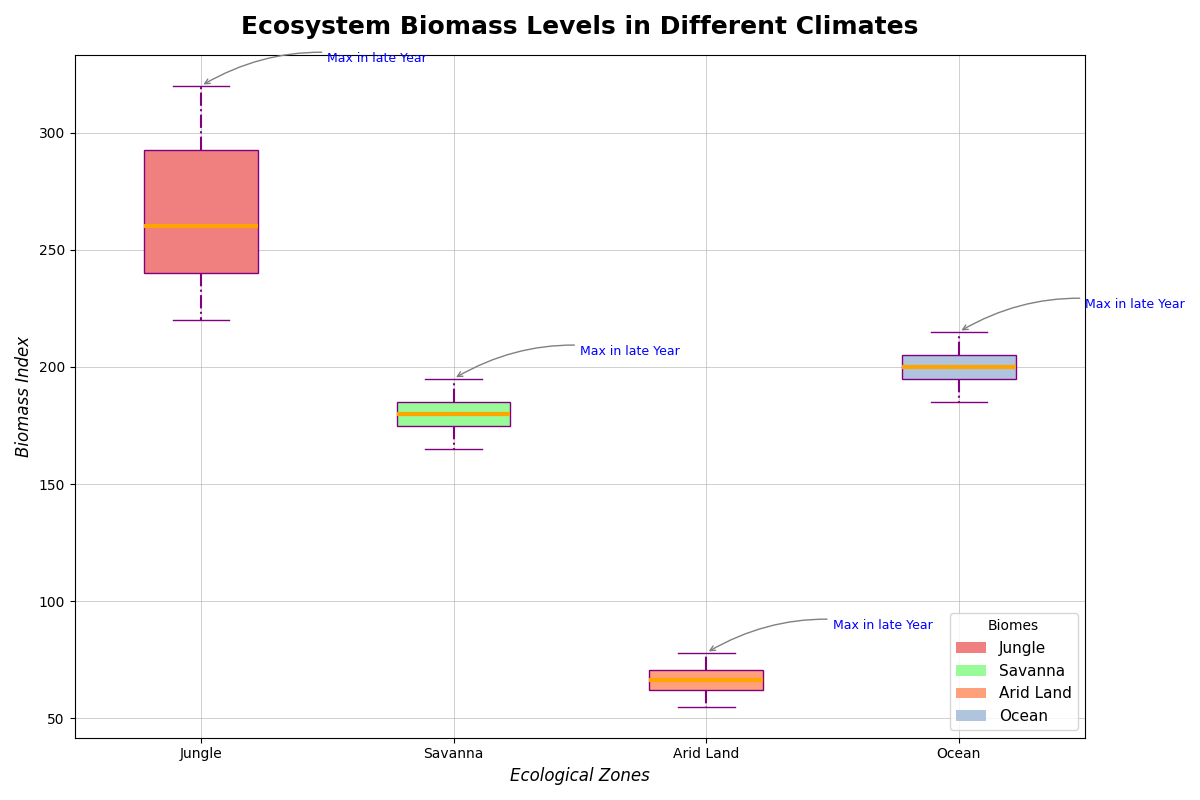

This chart was generated by the following Python code:
import matplotlib.pyplot as plt
import numpy as np
from matplotlib.patches import Patch

forest_biomass = [250, 270, 300, 320, 240, 260, 290, 310, 230, 250, 280, 300, 220, 230, 240, 260]
grassland_biomass = [180, 185, 190, 195, 175, 180, 185, 190, 170, 175, 180, 185, 165, 170, 175, 180]
desert_biomass = [70, 72, 75, 78, 65, 68, 70, 73, 60, 63, 65, 68, 55, 58, 60, 63]
marine_biomass = [200, 205, 210, 215, 195, 200, 205, 210, 190, 195, 200, 205, 185, 190, 195, 200]

biomass_data = [
    forest_biomass,
    grassland_biomass,
    desert_biomass,
    marine_biomass
]

# Randomly altered ecosystems
ecosystems = ["Jungle", "Savanna", "Arid Land", "Ocean"]

fig, ax = plt.subplots(1, 1, figsize=(12, 8))

boxplots = ax.boxplot(biomass_data, patch_artist=True,
                    boxprops=dict(facecolor='lightgreen', color='purple'),
                    whiskerprops=dict(color='purple', linestyle='-.', linewidth=1.5),
                    capprops=dict(color='purple', linestyle='-'),
                    medianprops=dict(color='orange', linewidth=3),
                    flierprops=dict(marker='x', color='green', alpha=0.5, markersize=7))

colors = ['lightcoral', 'palegreen', 'lightsalmon', 'lightsteelblue']
for patch, color in zip(boxplots['boxes'], colors):
    patch.set_facecolor(color)

# Randomly altered x-tick labels
ax.set_xticklabels(ecosystems)

# Randomly altered title and labels
ax.set_title('Ecosystem Biomass Levels in Different Climates', fontsize=18, fontweight='bold', pad=15)
ax.set_xlabel('Ecological Zones', fontsize=12, fontstyle='italic')
ax.set_ylabel('Biomass Index', fontsize=12, fontstyle='italic')

ax.grid(True, linestyle='-', linewidth=0.7, alpha=0.6)

legend_elements = [Patch(facecolor=color, label=ecosystem) for color, ecosystem in zip(colors, ecosystems)]
ax.legend(handles=legend_elements, title='Biomes', loc='lower right', fontsize=11)

# Updating annotations
annotations = [
    ('Max in late Year', forest_biomass.index(320), 320, 'Jungle'),
    ('Max in late Year', grassland_biomass.index(195), 195, 'Savanna'),
    ('Max in late Year', desert_biomass.index(78), 78, 'Arid Land'),
    ('Max in late Year', marine_biomass.index(215), 215, 'Ocean'),
]

for text, x, y, ecosystem in annotations:
    ecosystem_idx = ecosystems.index(ecosystem)
    ax.annotate(text, xy=(ecosystem_idx + 1, y), xytext=(ecosystem_idx + 1.5, y + 10),
                arrowprops=dict(arrowstyle='->', connectionstyle='arc3,rad=.2', color='gray'),
                fontsize=9, color='blue')

plt.tight_layout()
plt.show()
